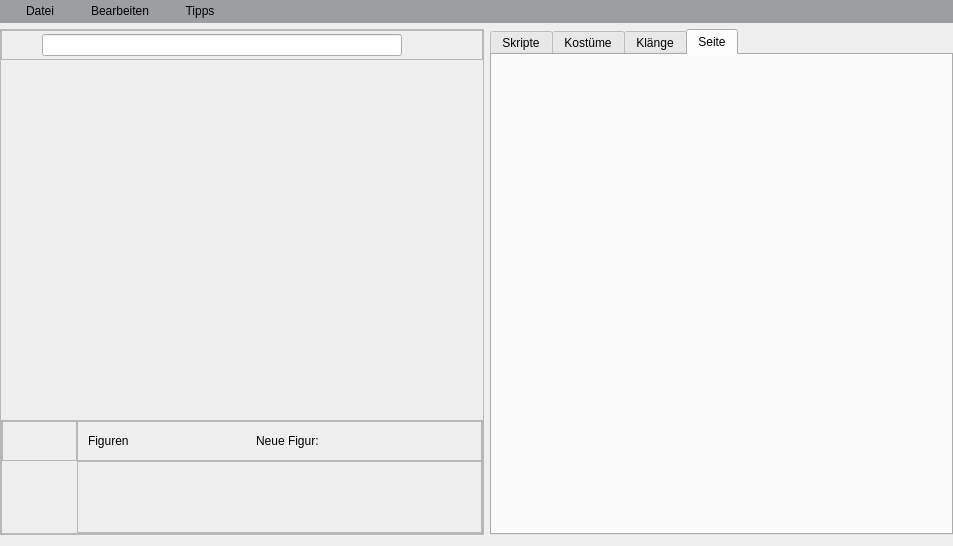
<?xml version="1.0" encoding="UTF-8"?>
<ui version="4.0">
 <class>MainWindow</class>
 <widget class="QMainWindow" name="MainWindow">
  <property name="geometry">
   <rect>
    <x>0</x>
    <y>0</y>
    <width>953</width>
    <height>546</height>
   </rect>
  </property>
  <property name="windowTitle">
   <string>MainWindow</string>
  </property>
  <widget class="QWidget" name="centralWidget">
   <layout class="QGridLayout" name="gridLayout_2">
    <property name="leftMargin">
     <number>0</number>
    </property>
    <property name="topMargin">
     <number>0</number>
    </property>
    <property name="rightMargin">
     <number>0</number>
    </property>
    <property name="horizontalSpacing">
     <number>6</number>
    </property>
    <item row="1" column="1">
     <widget class="QTabWidget" name="centerAreaWidget">
      <property name="minimumSize">
       <size>
        <width>200</width>
        <height>0</height>
       </size>
      </property>
      <property name="currentIndex">
       <number>3</number>
      </property>
      <property name="tabBarAutoHide">
       <bool>false</bool>
      </property>
      <widget class="QWidget" name="tabScript">
       <attribute name="title">
        <string>Skripte</string>
       </attribute>
       <layout class="QHBoxLayout" name="horizontalLayout_3">
        <property name="spacing">
         <number>0</number>
        </property>
        <property name="leftMargin">
         <number>0</number>
        </property>
        <property name="topMargin">
         <number>5</number>
        </property>
        <property name="rightMargin">
         <number>0</number>
        </property>
        <property name="bottomMargin">
         <number>0</number>
        </property>
        <item>
         <widget class="QFrame" name="CategorySelectFrame">
          <property name="frameShape">
           <enum>QFrame::StyledPanel</enum>
          </property>
          <property name="frameShadow">
           <enum>QFrame::Raised</enum>
          </property>
          <layout class="QVBoxLayout" name="verticalLayout_2">
           <property name="spacing">
            <number>0</number>
           </property>
           <property name="leftMargin">
            <number>0</number>
           </property>
           <property name="topMargin">
            <number>0</number>
           </property>
           <property name="rightMargin">
            <number>0</number>
           </property>
           <property name="bottomMargin">
            <number>0</number>
           </property>
           <item>
            <widget class="CategorySelect" name="categorySelect" native="true">
             <property name="sizePolicy">
              <sizepolicy hsizetype="Fixed" vsizetype="Expanding">
               <horstretch>0</horstretch>
               <verstretch>0</verstretch>
              </sizepolicy>
             </property>
             <property name="minimumSize">
              <size>
               <width>200</width>
               <height>0</height>
              </size>
             </property>
            </widget>
           </item>
           <item>
            <widget class="DragElemList" name="elementList" native="true">
             <property name="sizePolicy">
              <sizepolicy hsizetype="Minimum" vsizetype="Expanding">
               <horstretch>0</horstretch>
               <verstretch>0</verstretch>
              </sizepolicy>
             </property>
             <property name="minimumSize">
              <size>
               <width>200</width>
               <height>50</height>
              </size>
             </property>
            </widget>
           </item>
          </layout>
         </widget>
        </item>
        <item>
         <widget class="ScriptArea" name="scriptArea" native="true">
          <property name="sizePolicy">
           <sizepolicy hsizetype="Expanding" vsizetype="Preferred">
            <horstretch>0</horstretch>
            <verstretch>0</verstretch>
           </sizepolicy>
          </property>
          <layout class="QHBoxLayout" name="horizontalLayout_4">
           <property name="spacing">
            <number>0</number>
           </property>
           <property name="leftMargin">
            <number>0</number>
           </property>
           <property name="topMargin">
            <number>0</number>
           </property>
           <property name="rightMargin">
            <number>0</number>
           </property>
           <property name="bottomMargin">
            <number>0</number>
           </property>
          </layout>
         </widget>
        </item>
       </layout>
      </widget>
      <widget class="QWidget" name="tabCostume">
       <attribute name="title">
        <string>Kostüme</string>
       </attribute>
       <layout class="QHBoxLayout" name="horizontalLayout_5">
        <item>
         <widget class="QFrame" name="frame">
          <property name="frameShape">
           <enum>QFrame::StyledPanel</enum>
          </property>
          <property name="frameShadow">
           <enum>QFrame::Raised</enum>
          </property>
          <layout class="QVBoxLayout" name="verticalLayout_3">
           <property name="spacing">
            <number>0</number>
           </property>
           <property name="leftMargin">
            <number>0</number>
           </property>
           <property name="topMargin">
            <number>0</number>
           </property>
           <property name="rightMargin">
            <number>0</number>
           </property>
           <property name="bottomMargin">
            <number>0</number>
           </property>
           <item>
            <widget class="QLabel" name="NewCostume">
             <property name="styleSheet">
              <string notr="true">font-weight: bold;
color: #5c5d5f;</string>
             </property>
             <property name="text">
              <string>Neues Kostüm:</string>
             </property>
             <property name="alignment">
              <set>Qt::AlignCenter</set>
             </property>
            </widget>
           </item>
           <item>
            <widget class="QFrame" name="frame_3">
             <property name="frameShape">
              <enum>QFrame::StyledPanel</enum>
             </property>
             <property name="frameShadow">
              <enum>QFrame::Raised</enum>
             </property>
             <layout class="QHBoxLayout" name="horizontalLayout_6">
              <property name="spacing">
               <number>0</number>
              </property>
              <property name="leftMargin">
               <number>0</number>
              </property>
              <property name="topMargin">
               <number>0</number>
              </property>
              <property name="rightMargin">
               <number>0</number>
              </property>
              <property name="bottomMargin">
               <number>0</number>
              </property>
              <item>
               <widget class="QPushButton" name="costumeFromLibrary">
                <property name="sizePolicy">
                 <sizepolicy hsizetype="Fixed" vsizetype="Fixed">
                  <horstretch>0</horstretch>
                  <verstretch>0</verstretch>
                 </sizepolicy>
                </property>
                <property name="styleSheet">
                 <string notr="true"/>
                </property>
                <property name="text">
                 <string/>
                </property>
                <property name="icon">
                 <iconset resource="resources.qrc">
                  <normaloff>:/Assets/libraryOff.png</normaloff>:/Assets/libraryOff.png</iconset>
                </property>
                <property name="flat">
                 <bool>true</bool>
                </property>
               </widget>
              </item>
              <item>
               <widget class="QPushButton" name="costumeFromDraw">
                <property name="sizePolicy">
                 <sizepolicy hsizetype="Fixed" vsizetype="Fixed">
                  <horstretch>0</horstretch>
                  <verstretch>0</verstretch>
                 </sizepolicy>
                </property>
                <property name="text">
                 <string/>
                </property>
                <property name="icon">
                 <iconset resource="resources.qrc">
                  <normaloff>:/Assets/paintbrushOff.png</normaloff>:/Assets/paintbrushOff.png</iconset>
                </property>
                <property name="flat">
                 <bool>true</bool>
                </property>
               </widget>
              </item>
              <item>
               <widget class="QPushButton" name="costumeFromFile">
                <property name="sizePolicy">
                 <sizepolicy hsizetype="Fixed" vsizetype="Fixed">
                  <horstretch>0</horstretch>
                  <verstretch>0</verstretch>
                 </sizepolicy>
                </property>
                <property name="text">
                 <string/>
                </property>
                <property name="icon">
                 <iconset resource="resources.qrc">
                  <normaloff>:/Assets/importOff.png</normaloff>:/Assets/importOff.png</iconset>
                </property>
                <property name="flat">
                 <bool>true</bool>
                </property>
               </widget>
              </item>
             </layout>
            </widget>
           </item>
           <item>
            <widget class="CostumeSelect" name="costumeSelect" native="true">
             <property name="sizePolicy">
              <sizepolicy hsizetype="Preferred" vsizetype="Expanding">
               <horstretch>0</horstretch>
               <verstretch>0</verstretch>
              </sizepolicy>
             </property>
            </widget>
           </item>
          </layout>
         </widget>
        </item>
        <item>
         <widget class="QFrame" name="frame_2">
          <property name="sizePolicy">
           <sizepolicy hsizetype="Expanding" vsizetype="Preferred">
            <horstretch>0</horstretch>
            <verstretch>0</verstretch>
           </sizepolicy>
          </property>
          <property name="frameShape">
           <enum>QFrame::StyledPanel</enum>
          </property>
          <property name="frameShadow">
           <enum>QFrame::Raised</enum>
          </property>
         </widget>
        </item>
       </layout>
      </widget>
      <widget class="QWidget" name="tabSound">
       <attribute name="title">
        <string>Klänge</string>
       </attribute>
       <layout class="QHBoxLayout" name="horizontalLayout_8">
        <item>
         <widget class="QFrame" name="frame_4">
          <property name="sizePolicy">
           <sizepolicy hsizetype="Fixed" vsizetype="Preferred">
            <horstretch>0</horstretch>
            <verstretch>0</verstretch>
           </sizepolicy>
          </property>
          <property name="frameShape">
           <enum>QFrame::StyledPanel</enum>
          </property>
          <property name="frameShadow">
           <enum>QFrame::Raised</enum>
          </property>
          <layout class="QVBoxLayout" name="verticalLayout_4">
           <property name="spacing">
            <number>0</number>
           </property>
           <property name="leftMargin">
            <number>0</number>
           </property>
           <property name="topMargin">
            <number>0</number>
           </property>
           <property name="rightMargin">
            <number>0</number>
           </property>
           <property name="bottomMargin">
            <number>0</number>
           </property>
           <item>
            <widget class="QLabel" name="label_3">
             <property name="styleSheet">
              <string notr="true">font-weight: bold;
color: #5c5d5f;</string>
             </property>
             <property name="text">
              <string>Neuer Klang:</string>
             </property>
             <property name="alignment">
              <set>Qt::AlignCenter</set>
             </property>
            </widget>
           </item>
           <item>
            <widget class="QFrame" name="frame_6">
             <property name="frameShape">
              <enum>QFrame::StyledPanel</enum>
             </property>
             <property name="frameShadow">
              <enum>QFrame::Raised</enum>
             </property>
             <layout class="QHBoxLayout" name="horizontalLayout_9">
              <property name="spacing">
               <number>0</number>
              </property>
              <property name="leftMargin">
               <number>0</number>
              </property>
              <property name="topMargin">
               <number>0</number>
              </property>
              <property name="rightMargin">
               <number>0</number>
              </property>
              <property name="bottomMargin">
               <number>0</number>
              </property>
              <item>
               <widget class="QPushButton" name="soundFromLibrary">
                <property name="sizePolicy">
                 <sizepolicy hsizetype="Fixed" vsizetype="Fixed">
                  <horstretch>0</horstretch>
                  <verstretch>0</verstretch>
                 </sizepolicy>
                </property>
                <property name="text">
                 <string/>
                </property>
                <property name="icon">
                 <iconset resource="resources.qrc">
                  <normaloff>:/Assets/soundlibraryOff.png</normaloff>:/Assets/soundlibraryOff.png</iconset>
                </property>
                <property name="flat">
                 <bool>true</bool>
                </property>
               </widget>
              </item>
              <item>
               <widget class="QPushButton" name="soundFromRecord">
                <property name="sizePolicy">
                 <sizepolicy hsizetype="Fixed" vsizetype="Fixed">
                  <horstretch>0</horstretch>
                  <verstretch>0</verstretch>
                 </sizepolicy>
                </property>
                <property name="text">
                 <string/>
                </property>
                <property name="icon">
                 <iconset resource="resources.qrc">
                  <normaloff>:/Assets/recordOff.png</normaloff>:/Assets/recordOff.png</iconset>
                </property>
                <property name="flat">
                 <bool>true</bool>
                </property>
               </widget>
              </item>
              <item>
               <widget class="QPushButton" name="soundFromFile">
                <property name="sizePolicy">
                 <sizepolicy hsizetype="Fixed" vsizetype="Fixed">
                  <horstretch>0</horstretch>
                  <verstretch>0</verstretch>
                 </sizepolicy>
                </property>
                <property name="text">
                 <string/>
                </property>
                <property name="icon">
                 <iconset resource="resources.qrc">
                  <normaloff>:/Assets/importOff.png</normaloff>:/Assets/importOff.png</iconset>
                </property>
                <property name="flat">
                 <bool>true</bool>
                </property>
               </widget>
              </item>
             </layout>
            </widget>
           </item>
           <item>
            <widget class="SoundSelect" name="soundSelect" native="true">
             <property name="sizePolicy">
              <sizepolicy hsizetype="Preferred" vsizetype="Expanding">
               <horstretch>0</horstretch>
               <verstretch>0</verstretch>
              </sizepolicy>
             </property>
            </widget>
           </item>
           <item>
            <spacer name="verticalSpacer">
             <property name="orientation">
              <enum>Qt::Vertical</enum>
             </property>
             <property name="sizeHint" stdset="0">
              <size>
               <width>20</width>
               <height>40</height>
              </size>
             </property>
            </spacer>
           </item>
          </layout>
         </widget>
        </item>
        <item>
         <widget class="QFrame" name="audioArea">
          <property name="sizePolicy">
           <sizepolicy hsizetype="Expanding" vsizetype="Preferred">
            <horstretch>0</horstretch>
            <verstretch>0</verstretch>
           </sizepolicy>
          </property>
          <property name="styleSheet">
           <string notr="true">QFrame#audioArea
{
	background-color: rgb(242, 242, 242);
}</string>
          </property>
          <property name="frameShape">
           <enum>QFrame::StyledPanel</enum>
          </property>
          <property name="frameShadow">
           <enum>QFrame::Raised</enum>
          </property>
          <layout class="QVBoxLayout" name="verticalLayout_5">
           <item>
            <widget class="QFrame" name="frame_7">
             <property name="frameShape">
              <enum>QFrame::StyledPanel</enum>
             </property>
             <property name="frameShadow">
              <enum>QFrame::Raised</enum>
             </property>
             <layout class="QHBoxLayout" name="horizontalLayout_10">
              <item>
               <widget class="QLineEdit" name="lineEdit_2"/>
              </item>
              <item>
               <widget class="QPushButton" name="pushButton_10">
                <property name="text">
                 <string>PushButton</string>
                </property>
               </widget>
              </item>
              <item>
               <widget class="QPushButton" name="pushButton_9">
                <property name="text">
                 <string>PushButton</string>
                </property>
               </widget>
              </item>
             </layout>
            </widget>
           </item>
           <item>
            <widget class="QFrame" name="frame_8">
             <property name="frameShape">
              <enum>QFrame::StyledPanel</enum>
             </property>
             <property name="frameShadow">
              <enum>QFrame::Raised</enum>
             </property>
             <layout class="QHBoxLayout" name="horizontalLayout_11">
              <item>
               <widget class="QWidget" name="widget_3" native="true"/>
              </item>
              <item>
               <widget class="QWidget" name="waveFormPlot" native="true">
                <property name="sizePolicy">
                 <sizepolicy hsizetype="Expanding" vsizetype="Preferred">
                  <horstretch>0</horstretch>
                  <verstretch>0</verstretch>
                 </sizepolicy>
                </property>
               </widget>
              </item>
             </layout>
            </widget>
           </item>
           <item>
            <widget class="QFrame" name="frame_9">
             <property name="frameShape">
              <enum>QFrame::StyledPanel</enum>
             </property>
             <property name="frameShadow">
              <enum>QFrame::Raised</enum>
             </property>
             <layout class="QHBoxLayout" name="horizontalLayout_12">
              <item>
               <widget class="QPushButton" name="pushButton_11">
                <property name="text">
                 <string>PushButton</string>
                </property>
               </widget>
              </item>
              <item>
               <widget class="QPushButton" name="pushButton_12">
                <property name="text">
                 <string>PushButton</string>
                </property>
               </widget>
              </item>
              <item>
               <widget class="QPushButton" name="pushButton_14">
                <property name="text">
                 <string>PushButton</string>
                </property>
               </widget>
              </item>
              <item>
               <widget class="QPushButton" name="pushButton_15">
                <property name="text">
                 <string>PushButton</string>
                </property>
               </widget>
              </item>
              <item>
               <widget class="QPushButton" name="pushButton_13">
                <property name="text">
                 <string>PushButton</string>
                </property>
               </widget>
              </item>
             </layout>
            </widget>
           </item>
          </layout>
         </widget>
        </item>
       </layout>
      </widget>
      <widget class="QWidget" name="tabCode">
       <attribute name="title">
        <string>Seite</string>
       </attribute>
       <layout class="QVBoxLayout" name="verticalLayout_6">
        <property name="spacing">
         <number>0</number>
        </property>
        <property name="leftMargin">
         <number>0</number>
        </property>
        <property name="topMargin">
         <number>0</number>
        </property>
        <property name="rightMargin">
         <number>0</number>
        </property>
        <property name="bottomMargin">
         <number>0</number>
        </property>
        <item>
         <widget class="QsciScintilla" name="codeEditor" native="true"/>
        </item>
       </layout>
      </widget>
     </widget>
    </item>
    <item row="1" column="0">
     <widget class="QFrame" name="leftAreaFrame">
      <property name="frameShape">
       <enum>QFrame::StyledPanel</enum>
      </property>
      <property name="frameShadow">
       <enum>QFrame::Raised</enum>
      </property>
      <layout class="QVBoxLayout" name="verticalLayout">
       <property name="spacing">
        <number>0</number>
       </property>
       <property name="leftMargin">
        <number>0</number>
       </property>
       <property name="topMargin">
        <number>0</number>
       </property>
       <property name="rightMargin">
        <number>0</number>
       </property>
       <property name="bottomMargin">
        <number>0</number>
       </property>
       <item>
        <widget class="QFrame" name="upperSceneFrame">
         <property name="sizePolicy">
          <sizepolicy hsizetype="Fixed" vsizetype="Fixed">
           <horstretch>0</horstretch>
           <verstretch>0</verstretch>
          </sizepolicy>
         </property>
         <property name="minimumSize">
          <size>
           <width>482</width>
           <height>30</height>
          </size>
         </property>
         <property name="frameShape">
          <enum>QFrame::StyledPanel</enum>
         </property>
         <property name="frameShadow">
          <enum>QFrame::Raised</enum>
         </property>
         <layout class="QHBoxLayout" name="horizontalLayout_2">
          <property name="spacing">
           <number>0</number>
          </property>
          <property name="leftMargin">
           <number>0</number>
          </property>
          <property name="topMargin">
           <number>0</number>
          </property>
          <property name="rightMargin">
           <number>0</number>
          </property>
          <property name="bottomMargin">
           <number>0</number>
          </property>
          <item>
           <widget class="QPushButton" name="buttonFullScreen">
            <property name="text">
             <string/>
            </property>
            <property name="icon">
             <iconset resource="resources.qrc">
              <normaloff>:/Assets/fullScreenOff.png</normaloff>
              <normalon>:/Assets/fullScreenOff.png</normalon>:/Assets/fullScreenOff.png</iconset>
            </property>
            <property name="flat">
             <bool>true</bool>
            </property>
           </widget>
          </item>
          <item>
           <widget class="QLineEdit" name="lineEdit"/>
          </item>
          <item>
           <widget class="QPushButton" name="buttonScriptStart">
            <property name="text">
             <string/>
            </property>
            <property name="icon">
             <iconset resource="resources.qrc">
              <normaloff>:/Assets/greenFlagOff.png</normaloff>:/Assets/greenFlagOff.png</iconset>
            </property>
            <property name="flat">
             <bool>true</bool>
            </property>
           </widget>
          </item>
          <item>
           <widget class="QPushButton" name="buttonStopScript">
            <property name="text">
             <string/>
            </property>
            <property name="icon">
             <iconset>
              <normaloff>../../scratch-flash/src/assets/UI/buttons/stopOn.png</normaloff>../../scratch-flash/src/assets/UI/buttons/stopOn.png</iconset>
            </property>
            <property name="flat">
             <bool>true</bool>
            </property>
           </widget>
          </item>
         </layout>
        </widget>
       </item>
       <item>
        <widget class="Scene" name="scene" native="true">
         <property name="sizePolicy">
          <sizepolicy hsizetype="Fixed" vsizetype="Fixed">
           <horstretch>0</horstretch>
           <verstretch>0</verstretch>
          </sizepolicy>
         </property>
         <property name="minimumSize">
          <size>
           <width>482</width>
           <height>360</height>
          </size>
         </property>
        </widget>
       </item>
       <item>
        <widget class="QFrame" name="selectionFrame">
         <property name="sizePolicy">
          <sizepolicy hsizetype="Fixed" vsizetype="Expanding">
           <horstretch>0</horstretch>
           <verstretch>0</verstretch>
          </sizepolicy>
         </property>
         <property name="minimumSize">
          <size>
           <width>482</width>
           <height>0</height>
          </size>
         </property>
         <property name="frameShape">
          <enum>QFrame::StyledPanel</enum>
         </property>
         <property name="frameShadow">
          <enum>QFrame::Raised</enum>
         </property>
         <layout class="QGridLayout" name="gridLayout">
          <property name="leftMargin">
           <number>0</number>
          </property>
          <property name="topMargin">
           <number>0</number>
          </property>
          <property name="rightMargin">
           <number>0</number>
          </property>
          <property name="bottomMargin">
           <number>0</number>
          </property>
          <property name="spacing">
           <number>0</number>
          </property>
          <item row="1" column="0">
           <widget class="QWidget" name="selectionBackground" native="true">
            <property name="sizePolicy">
             <sizepolicy hsizetype="Fixed" vsizetype="Preferred">
              <horstretch>0</horstretch>
              <verstretch>0</verstretch>
             </sizepolicy>
            </property>
            <property name="minimumSize">
             <size>
              <width>75</width>
              <height>0</height>
             </size>
            </property>
           </widget>
          </item>
          <item row="0" column="1">
           <widget class="QFrame" name="upperSpriteFrame">
            <property name="sizePolicy">
             <sizepolicy hsizetype="Preferred" vsizetype="Fixed">
              <horstretch>0</horstretch>
              <verstretch>0</verstretch>
             </sizepolicy>
            </property>
            <property name="minimumSize">
             <size>
              <width>0</width>
              <height>40</height>
             </size>
            </property>
            <property name="frameShape">
             <enum>QFrame::StyledPanel</enum>
            </property>
            <property name="frameShadow">
             <enum>QFrame::Raised</enum>
            </property>
            <layout class="QHBoxLayout" name="horizontalLayout_7">
             <property name="spacing">
              <number>0</number>
             </property>
             <property name="leftMargin">
              <number>10</number>
             </property>
             <property name="topMargin">
              <number>0</number>
             </property>
             <property name="rightMargin">
              <number>2</number>
             </property>
             <property name="bottomMargin">
              <number>0</number>
             </property>
             <item>
              <widget class="QLabel" name="label_2">
               <property name="text">
                <string>Figuren</string>
               </property>
              </widget>
             </item>
             <item>
              <spacer name="horizontalSpacer_2">
               <property name="orientation">
                <enum>Qt::Horizontal</enum>
               </property>
               <property name="sizeHint" stdset="0">
                <size>
                 <width>40</width>
                 <height>20</height>
                </size>
               </property>
              </spacer>
             </item>
             <item>
              <widget class="QLabel" name="label">
               <property name="text">
                <string>Neue Figur:</string>
               </property>
              </widget>
             </item>
             <item>
              <widget class="QPushButton" name="pushButton_7">
               <property name="sizePolicy">
                <sizepolicy hsizetype="Fixed" vsizetype="Fixed">
                 <horstretch>0</horstretch>
                 <verstretch>0</verstretch>
                </sizepolicy>
               </property>
               <property name="styleSheet">
                <string notr="true"/>
               </property>
               <property name="text">
                <string/>
               </property>
               <property name="icon">
                <iconset resource="resources.qrc">
                 <normaloff>:/Assets/libraryOff.png</normaloff>:/Assets/libraryOff.png</iconset>
               </property>
               <property name="flat">
                <bool>true</bool>
               </property>
              </widget>
             </item>
             <item>
              <widget class="QPushButton" name="pushButton_6">
               <property name="sizePolicy">
                <sizepolicy hsizetype="Fixed" vsizetype="Fixed">
                 <horstretch>0</horstretch>
                 <verstretch>0</verstretch>
                </sizepolicy>
               </property>
               <property name="text">
                <string/>
               </property>
               <property name="icon">
                <iconset resource="resources.qrc">
                 <normaloff>:/Assets/paintbrushOff.png</normaloff>:/Assets/paintbrushOff.png</iconset>
               </property>
               <property name="flat">
                <bool>true</bool>
               </property>
              </widget>
             </item>
             <item>
              <widget class="QPushButton" name="pushButton_5">
               <property name="sizePolicy">
                <sizepolicy hsizetype="Fixed" vsizetype="Fixed">
                 <horstretch>0</horstretch>
                 <verstretch>0</verstretch>
                </sizepolicy>
               </property>
               <property name="text">
                <string/>
               </property>
               <property name="icon">
                <iconset resource="resources.qrc">
                 <normaloff>:/Assets/importOff.png</normaloff>:/Assets/importOff.png</iconset>
               </property>
               <property name="flat">
                <bool>true</bool>
               </property>
              </widget>
             </item>
             <item>
              <widget class="QPushButton" name="pushButton_8">
               <property name="sizePolicy">
                <sizepolicy hsizetype="Fixed" vsizetype="Fixed">
                 <horstretch>0</horstretch>
                 <verstretch>0</verstretch>
                </sizepolicy>
               </property>
               <property name="text">
                <string/>
               </property>
               <property name="icon">
                <iconset resource="resources.qrc">
                 <normaloff>:/Assets/landscapeOff.png</normaloff>:/Assets/landscapeOff.png</iconset>
               </property>
               <property name="flat">
                <bool>true</bool>
               </property>
              </widget>
             </item>
            </layout>
           </widget>
          </item>
          <item row="0" column="0">
           <widget class="QFrame" name="selectionPaddingFrame">
            <property name="sizePolicy">
             <sizepolicy hsizetype="Preferred" vsizetype="Fixed">
              <horstretch>0</horstretch>
              <verstretch>0</verstretch>
             </sizepolicy>
            </property>
            <property name="minimumSize">
             <size>
              <width>0</width>
              <height>40</height>
             </size>
            </property>
            <property name="frameShape">
             <enum>QFrame::StyledPanel</enum>
            </property>
            <property name="frameShadow">
             <enum>QFrame::Raised</enum>
            </property>
           </widget>
          </item>
          <item row="1" column="1">
           <widget class="QFrame" name="frame_5">
            <property name="frameShape">
             <enum>QFrame::StyledPanel</enum>
            </property>
            <property name="frameShadow">
             <enum>QFrame::Raised</enum>
            </property>
            <layout class="QHBoxLayout" name="horizontalLayout_13">
             <property name="spacing">
              <number>0</number>
             </property>
             <property name="leftMargin">
              <number>0</number>
             </property>
             <property name="topMargin">
              <number>0</number>
             </property>
             <property name="rightMargin">
              <number>0</number>
             </property>
             <property name="bottomMargin">
              <number>0</number>
             </property>
             <item>
              <widget class="SpriteSelect" name="spriteSelect" native="true"/>
             </item>
             <item>
              <spacer name="horizontalSpacer_3">
               <property name="orientation">
                <enum>Qt::Horizontal</enum>
               </property>
               <property name="sizeHint" stdset="0">
                <size>
                 <width>40</width>
                 <height>20</height>
                </size>
               </property>
              </spacer>
             </item>
            </layout>
           </widget>
          </item>
         </layout>
        </widget>
       </item>
      </layout>
     </widget>
    </item>
    <item row="0" column="0" colspan="2">
     <widget class="QFrame" name="toolBarFrame">
      <property name="sizePolicy">
       <sizepolicy hsizetype="Expanding" vsizetype="Fixed">
        <horstretch>0</horstretch>
        <verstretch>0</verstretch>
       </sizepolicy>
      </property>
      <property name="minimumSize">
       <size>
        <width>0</width>
        <height>23</height>
       </size>
      </property>
      <property name="styleSheet">
       <string notr="true">background-color: #9c9ea2;</string>
      </property>
      <layout class="QHBoxLayout" name="horizontalLayout">
       <property name="spacing">
        <number>0</number>
       </property>
       <property name="sizeConstraint">
        <enum>QLayout::SetDefaultConstraint</enum>
       </property>
       <property name="leftMargin">
        <number>0</number>
       </property>
       <property name="topMargin">
        <number>0</number>
       </property>
       <property name="rightMargin">
        <number>0</number>
       </property>
       <property name="bottomMargin">
        <number>0</number>
       </property>
       <item>
        <widget class="QPushButton" name="buttonFile">
         <property name="sizePolicy">
          <sizepolicy hsizetype="Minimum" vsizetype="Fixed">
           <horstretch>0</horstretch>
           <verstretch>0</verstretch>
          </sizepolicy>
         </property>
         <property name="minimumSize">
          <size>
           <width>0</width>
           <height>20</height>
          </size>
         </property>
         <property name="text">
          <string>Datei</string>
         </property>
         <property name="flat">
          <bool>true</bool>
         </property>
        </widget>
       </item>
       <item>
        <widget class="QPushButton" name="buttonEdit">
         <property name="sizePolicy">
          <sizepolicy hsizetype="Minimum" vsizetype="Fixed">
           <horstretch>0</horstretch>
           <verstretch>0</verstretch>
          </sizepolicy>
         </property>
         <property name="minimumSize">
          <size>
           <width>0</width>
           <height>20</height>
          </size>
         </property>
         <property name="text">
          <string>Bearbeiten</string>
         </property>
         <property name="flat">
          <bool>true</bool>
         </property>
        </widget>
       </item>
       <item>
        <widget class="QPushButton" name="buttonHints">
         <property name="sizePolicy">
          <sizepolicy hsizetype="Preferred" vsizetype="Fixed">
           <horstretch>0</horstretch>
           <verstretch>0</verstretch>
          </sizepolicy>
         </property>
         <property name="minimumSize">
          <size>
           <width>0</width>
           <height>20</height>
          </size>
         </property>
         <property name="text">
          <string>Tipps</string>
         </property>
         <property name="flat">
          <bool>true</bool>
         </property>
        </widget>
       </item>
       <item>
        <spacer name="horizontalSpacer">
         <property name="orientation">
          <enum>Qt::Horizontal</enum>
         </property>
         <property name="sizeHint" stdset="0">
          <size>
           <width>40</width>
           <height>20</height>
          </size>
         </property>
        </spacer>
       </item>
       <item>
        <widget class="QPushButton" name="buttonMinimize">
         <property name="minimumSize">
          <size>
           <width>0</width>
           <height>20</height>
          </size>
         </property>
         <property name="text">
          <string/>
         </property>
         <property name="icon">
          <iconset resource="resources.qrc">
           <normaloff>:/Assets/minimize.png</normaloff>:/Assets/minimize.png</iconset>
         </property>
         <property name="flat">
          <bool>true</bool>
         </property>
        </widget>
       </item>
       <item>
        <widget class="QPushButton" name="buttonClose">
         <property name="minimumSize">
          <size>
           <width>0</width>
           <height>20</height>
          </size>
         </property>
         <property name="text">
          <string/>
         </property>
         <property name="icon">
          <iconset resource="resources.qrc">
           <normaloff>:/Assets/close.png</normaloff>:/Assets/close.png</iconset>
         </property>
         <property name="flat">
          <bool>true</bool>
         </property>
        </widget>
       </item>
      </layout>
     </widget>
    </item>
   </layout>
  </widget>
 </widget>
 <layoutdefault spacing="6" margin="11"/>
 <customwidgets>
  <customwidget>
   <class>Scene</class>
   <extends>QWidget</extends>
   <header location="global">scene.h</header>
   <container>1</container>
  </customwidget>
  <customwidget>
   <class>CategorySelect</class>
   <extends>QWidget</extends>
   <header location="global">categoryselect.h</header>
   <container>1</container>
  </customwidget>
  <customwidget>
   <class>DragElemList</class>
   <extends>QWidget</extends>
   <header location="global">dragelemlist.h</header>
   <container>1</container>
  </customwidget>
  <customwidget>
   <class>ScriptArea</class>
   <extends>QWidget</extends>
   <header location="global">scriptarea.h</header>
   <container>1</container>
  </customwidget>
  <customwidget>
   <class>SpriteSelect</class>
   <extends>QWidget</extends>
   <header location="global">spriteselect.h</header>
   <container>1</container>
  </customwidget>
  <customwidget>
   <class>SoundSelect</class>
   <extends>QWidget</extends>
   <header location="global">soundselect.h</header>
   <container>1</container>
  </customwidget>
  <customwidget>
   <class>CostumeSelect</class>
   <extends>QWidget</extends>
   <header location="global">costumeselect.h</header>
   <container>1</container>
  </customwidget>
  <customwidget>
   <class>QsciScintilla</class>
   <extends>QWidget</extends>
   <header location="global">qsci/qsciscintilla.h</header>
   <container>1</container>
  </customwidget>
 </customwidgets>
 <resources>
  <include location="resources.qrc"/>
 </resources>
 <connections>
  <connection>
   <sender>buttonClose</sender>
   <signal>clicked()</signal>
   <receiver>MainWindow</receiver>
   <slot>close()</slot>
   <hints>
    <hint type="sourcelabel">
     <x>938</x>
     <y>11</y>
    </hint>
    <hint type="destinationlabel">
     <x>476</x>
     <y>272</y>
    </hint>
   </hints>
  </connection>
  <connection>
   <sender>buttonMinimize</sender>
   <signal>clicked()</signal>
   <receiver>MainWindow</receiver>
   <slot>showMinimized()</slot>
   <hints>
    <hint type="sourcelabel">
     <x>910</x>
     <y>11</y>
    </hint>
    <hint type="destinationlabel">
     <x>476</x>
     <y>272</y>
    </hint>
   </hints>
  </connection>
 </connections>
 <slots>
  <slot>loadSoundFromFile()</slot>
 </slots>
</ui>
